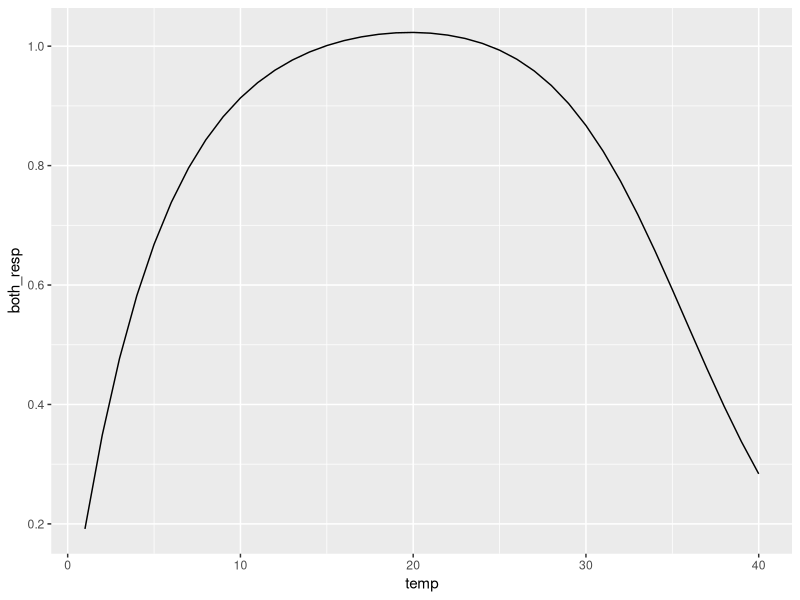

The R script that drew this image:
# temperature model function
# Casey Schine & Asha Kannan (March 2026)
library(tidyverse)

calc_Pg_fxn_T_Tk_rowwise <- function(temp, T_k, Pgmax){
  out_P <- Pgmax*(1-exp(-temp/T_k))
  return(out_P)
}

f_H <- function(Tv, delta_S, delta_Hd, R_gas = 8.314) {
  (1 + exp((298.15 * delta_S - delta_Hd) / (298.15 * R_gas))) /
    (1 + exp((delta_S * (Tv+273.15) - delta_Hd) / (R_gas * (Tv+273.15))))
}

#total temp response is equal to A*calc_Pg_fxn_T_Tk_rowwise*f_H

temp <- c(seq(1,40,1))

temp_resp_tbl <- tibble(temp)

temp_resp_tbl <- temp_resp_tbl |>
  mutate(low_temp_resp_Tk5 =calc_Pg_fxn_T_Tk_rowwise(temp=temp, T_k=5, Pgmax=1), ## initially Pg
         high_temp_resp=f_H(Tv=temp,delta_S=647, delta_Hd=200000),
         both_resp=low_temp_resp_Tk5*high_temp_resp)

# deltaH = 149250
# deltaS = 485


ggplot(temp_resp_tbl) +
  geom_line(aes(x=temp, y=both_resp))
